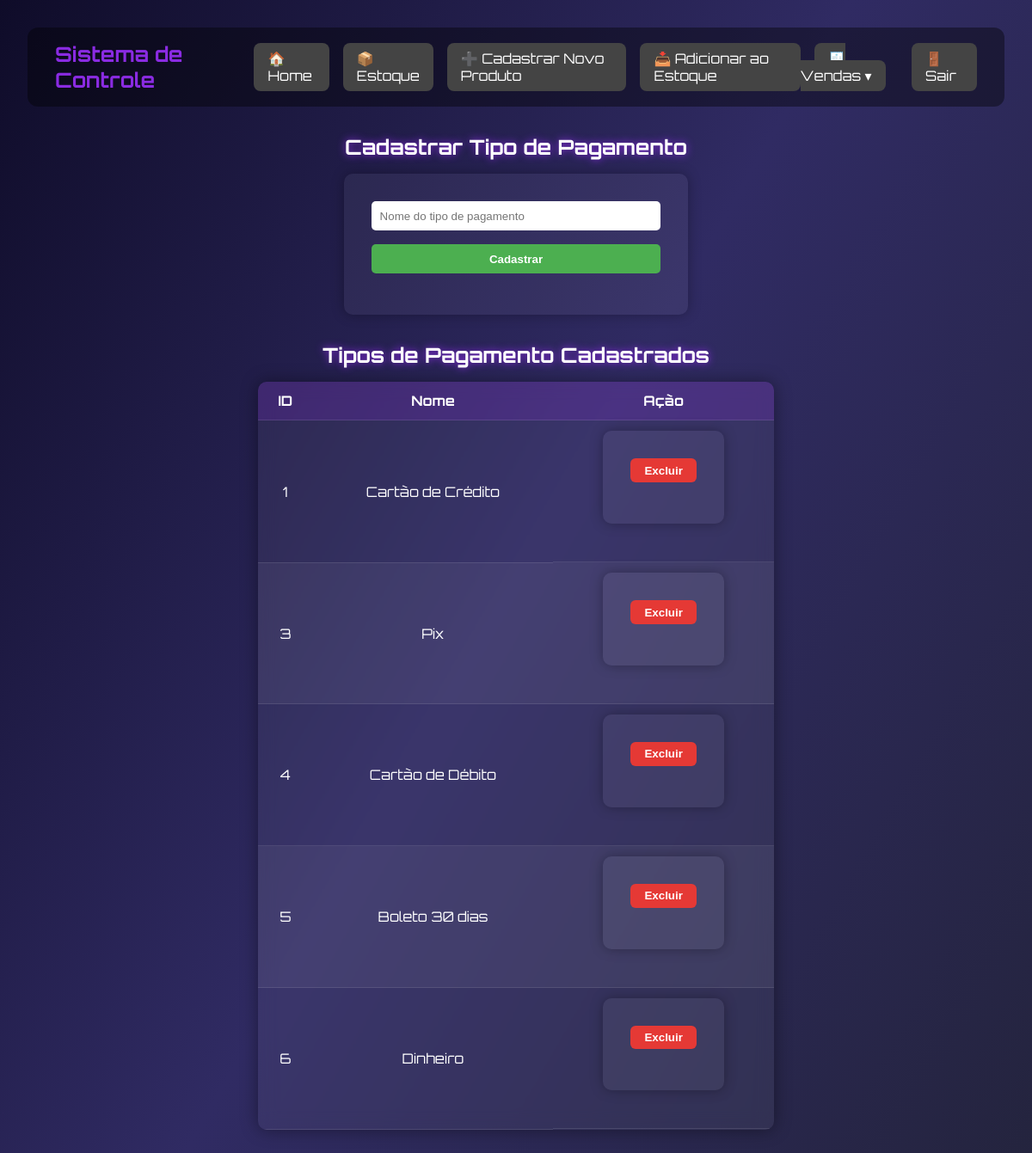
The page /cadastrar-pagamento (signed in) on the database its author committed.
### models.py (models this page shows, shortened)
class TipoPagamento(db.Model):
    __tablename__ = 'tipo_pagamento'
    id = db.Column(db.Integer, primary_key=True, autoincrement=True)
    nome = db.Column(db.String(255), nullable=False, unique=True)
    vendas = db.relationship('Venda', backref='tipo_pagamento', lazy=True)

### routes.py (the view, shortened to what this page needs)
    @app.route('/cadastrar-pagamento', methods=['GET', 'POST'])
    def cadastrar_pagamento():
        if 'usuario' not in session:
            return redirect(url_for('login_view'))
        tipos_pagamento = TipoPagamento.query.all()
        return render_template('cadastrar_pagamento.html', tipos_pagamento=tipos_pagamento)

### templates/cadastrar_pagamento.html (shortened to what this page needs)
<!DOCTYPE html>
<html lang="pt-br">
{% extends 'base.html' %}
{% block content %}
<h2>Cadastrar Tipo de Pagamento</h2>
<form method="POST">
    <input type="text" name="nome" placeholder="Nome do tipo de pagamento" required>
    <button type="submit">Cadastrar</button>
</form>
<h2>Tipos de Pagamento Cadastrados</h2>
{% if tipos_pagamento %}
<table>
    <thead>
        <tr>
            <th>ID</th>
            <th>Nome</th>
            <th>Ação</th>
        </tr>
    </thead>
    <tbody>
        {% for tipo in tipos_pagamento %}
        <tr>
            <td>{{ tipo.id }}</td>
            <td>{{ tipo.nome }}</td>
            <td class="acoes">
                <form method="POST" action="{{ url_for('excluir_tipo_pagamento', tipo_id=tipo.id) }}" class="form-excluir">
                    <button type="submit" class="botao excluir" onclick="return confirm('Deseja realmente excluir este tipo de pagamento?')">Excluir</button>
                </form>
            </td>
        </tr>
        {% endfor %}
    </tbody>
</table>
{% else %}
    <p style="text-align: center;">Nenhum tipo de pagamento cadastrado.</p>
{% endif %}
{% endblock %}

### templates/base.html (style rules this page uses)
* { margin: 0; padding: 0; box-sizing: border-box; }
body { font-family: 'Orbitron', sans-serif; background: linear-gradient(120deg, #0f0c29, #302b63, #24243e); color: #fff; min-height: 100vh; padding: 2rem; }
table { border-collapse: collapse; background: rgba(255, 255, 255, 0.1); backdrop-filter: blur(10px); border-radius: 15px; overflow: hidden; box-shadow: 0 0 20px rgba(0, 0, 0, 0.4); width: 80%; margin: 0 auto; }
th, td { padding: 1rem; text-align: center; }
th { background-color: rgba(138, 43, 226, 0.4); }
tr:nth-child(even) { background-color: rgba(255, 255, 255, 0.05); }
td { border-bottom: 1px solid rgba(255, 255, 255, 0.1); }

### templates/cadastrar_pagamento.html (style rules this page uses)
h2 { text-align: center; margin-bottom: 1rem; text-shadow: 0 0 10px #8a2be2; }
form { background-color: rgba(255, 255, 255, 0.05); padding: 2rem; border-radius: 10px; max-width: 400px; margin: 0 auto 2rem; box-shadow: 0 0 15px rgba(0, 0, 0, 0.3); }
input, button { display: block; width: 100%; margin-bottom: 1rem; padding: 0.6rem; border: none; border-radius: 5px; }
button { background-color: #4caf50; color: white; font-weight: bold; cursor: pointer; transition: background-color 0.3s ease; }
table { width: 100%; max-width: 600px; margin: 0 auto; border-collapse: collapse; background-color: rgba(255, 255, 255, 0.05); border-radius: 10px; overflow: hidden; }
th, td { padding: 0.75rem; text-align: center; border-bottom: 1px solid rgba(255, 255, 255, 0.1); }
th { background-color: rgba(138, 43, 226, 0.2); }
.acoes { display: flex; justify-content: center; }
.botao.excluir { background-color: #e53935; color: white; padding: 0.4rem 1rem; border-radius: 6px; border: none; cursor: pointer; font-weight: bold; transition: background-color 0.3s ease; }

### rows shown on the page
TipoPagamento: id "1", nome "Cartão de Crédito"
TipoPagamento: id "3", nome "Pix"
TipoPagamento: id "4", nome "Cartão de Débito"
TipoPagamento: id "5", nome "Boleto 30 dias"
TipoPagamento: id "6", nome "Dinheiro"
